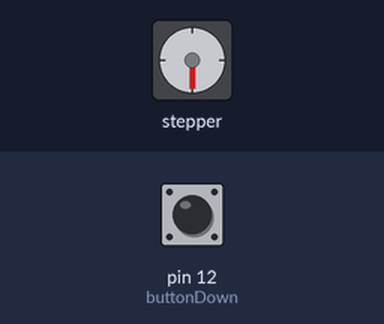
Simulated run of this sketch. Board: Arduino Uno, built with avr-gcc and run on an emulated ATmega328P. Parts: stepper motor. Wiring (inferred from the names in the program): stepper motor driver (200 steps per turn assumed): step pin 9; direction pin 8. Inputs (shaded band) come from the test bench; at power-on: pin 12 (buttonDown) HIGH.

Above: at 1.2 s.
1.3 s: pin 12 (buttonDown) pulled LOW for 3.2 s
At 2.6 s:
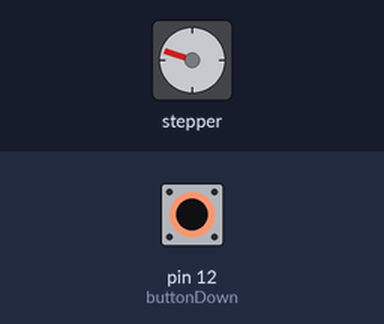
7.5 s: pin 12 (buttonDown) pulled LOW for 0.15 s
At 10.4 s:
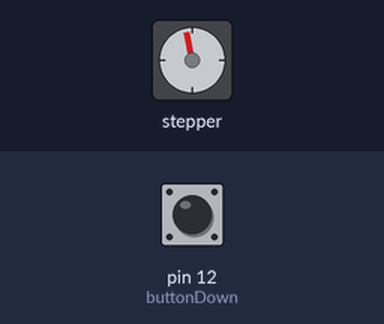
10.6 s: pin 12 (buttonDown) pulled LOW for 1 s
At 12.1 s:
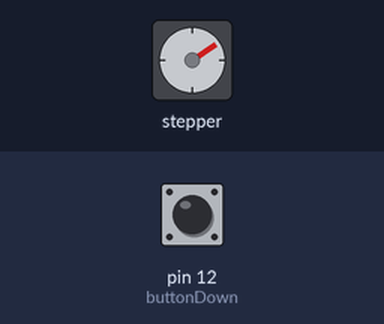
14.6 s: pin 12 (buttonDown) pulled LOW for 0.15 s
At 17.6 s:
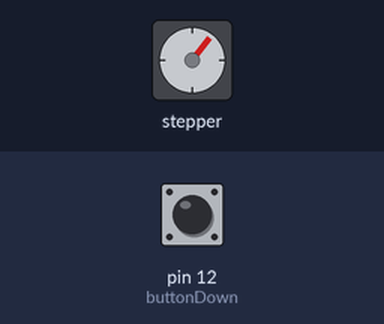
17.7 s: pin 12 (buttonDown) pulled LOW for 0.15 s
20.8 s: pin 12 (buttonDown) pulled LOW for 1 s
Timing chart, 0 to 25.8 s (numbered marks = the images above; inputs shaded):
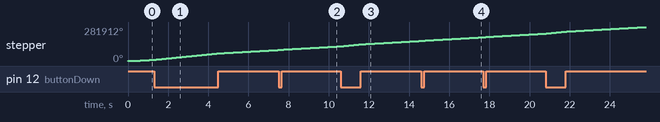

The sketch:

nema_analog_suret_esas_kod.ino
```cpp
#define dir 8
#define pul 9
#define buttonDown 12
#define ena 13
//9=>pul
int x=900; // x=600

void setup() {
  pinMode(dir, OUTPUT);
  pinMode(pul, OUTPUT);
  digitalWrite(dir,LOW);
  digitalWrite(pul, LOW);
}
void loop() {
  for(int j=0; j<1500; j++) {
    int buttonCase=digitalRead(buttonDown);
  for(int i=0; i<150; i++) {//  for(int i=0; i<6; i++) {
if(buttonCase==0){
  digitalWrite(pul,HIGH);
  delayMicroseconds(x);
  digitalWrite(pul, LOW);
 // delayMicroseconds(x);
}
  }

  if(x>100) x-=2;
  if  (buttonCase==1){
    digitalWrite(dir,HIGH);
     digitalWrite(pul,HIGH);
  delayMicroseconds(x);
  digitalWrite(pul, LOW);

  }

}
}
```
